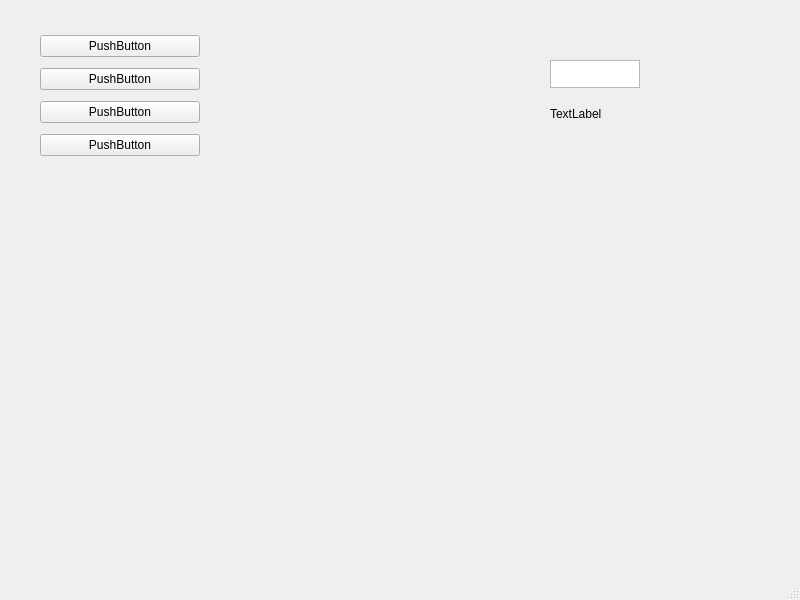
<?xml version="1.0" encoding="UTF-8"?>
<ui version="4.0">
 <class>MainWindow</class>
 <widget class="QMainWindow" name="MainWindow">
  <property name="geometry">
   <rect>
    <x>0</x>
    <y>0</y>
    <width>800</width>
    <height>600</height>
   </rect>
  </property>
  <property name="windowTitle">
   <string>MainWindow</string>
  </property>
  <widget class="QWidget" name="centralwidget">
   <widget class="QWidget" name="verticalLayoutWidget">
    <property name="geometry">
     <rect>
      <x>40</x>
      <y>30</y>
      <width>160</width>
      <height>135</height>
     </rect>
    </property>
    <layout class="QVBoxLayout" name="verticalLayout">
     <item>
      <widget class="QPushButton" name="pushButton">
       <property name="text">
        <string>PushButton</string>
       </property>
      </widget>
     </item>
     <item>
      <widget class="QPushButton" name="pushButton_6">
       <property name="text">
        <string>PushButton</string>
       </property>
      </widget>
     </item>
     <item>
      <widget class="QPushButton" name="pushButton_5">
       <property name="text">
        <string>PushButton</string>
       </property>
      </widget>
     </item>
     <item>
      <widget class="QPushButton" name="pushButton_2">
       <property name="text">
        <string>PushButton</string>
       </property>
      </widget>
     </item>
    </layout>
   </widget>
   <widget class="MplWidget" name="MplWidget" native="true">
    <property name="geometry">
     <rect>
      <x>20</x>
      <y>210</y>
      <width>480</width>
      <height>320</height>
     </rect>
    </property>
    <property name="minimumSize">
     <size>
      <width>480</width>
      <height>320</height>
     </size>
    </property>
   </widget>
   <widget class="QTextEdit" name="textEdit">
    <property name="geometry">
     <rect>
      <x>550</x>
      <y>60</y>
      <width>90</width>
      <height>28</height>
     </rect>
    </property>
   </widget>
   <widget class="QLabel" name="label">
    <property name="geometry">
     <rect>
      <x>550</x>
      <y>100</y>
      <width>90</width>
      <height>28</height>
     </rect>
    </property>
    <property name="text">
     <string>TextLabel</string>
    </property>
   </widget>
  </widget>
  <widget class="QMenuBar" name="menubar">
   <property name="geometry">
    <rect>
     <x>0</x>
     <y>0</y>
     <width>800</width>
     <height>26</height>
    </rect>
   </property>
  </widget>
  <widget class="QStatusBar" name="statusbar"/>
 </widget>
 <customwidgets>
  <customwidget>
   <class>MplWidget</class>
   <extends>QWidget</extends>
   <header>mplwidget.h</header>
   <container>1</container>
  </customwidget>
 </customwidgets>
 <resources/>
 <connections/>
</ui>
